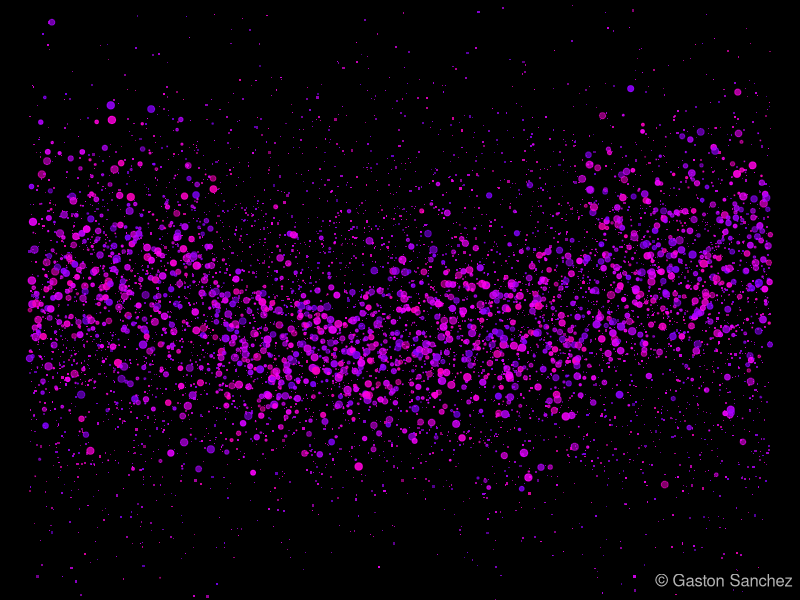

Here is the R script that generated this plot:
##################################################################################
# Title:      Purple Milky Way
# Copyright:  Copyright (c) 2012, under the Simplified BSD License
# Author:     Gaston Sanchez
# url:        www.gastonsanchez.com/projects/rtist
##################################################################################

# Don't use my working directory!
setwd("/Users/gaston/Documents/Rtist_Plots/Images")

# ========================================================================
# Purple Milky Way
# ========================================================================
# generate pairs of x-y values
x1 = 1:500
y1 = rnorm(500, .5, 2)
x2 = 501:1000
y2 = rnorm(500, -1, 1.2)
x3 = 1001:1500
y3 = rnorm(500, -.5, 1.5)
x4 = 1501:2000
y4 = rnorm(500, 1, 1.8)
# colors
mycol = hsv(runif(500,.75,.88), 1, 1, alpha=runif(500,.5,.9))

png("purple_milkyway.png", width=700, height=400)
# set graphical parameters
op = par(bg="black", mar=rep(0, 4))
# plot
plot(1:2000, c(y1,y2,y3,y4), type="n")
points(seq(1,2000,length=5000), rnorm(5000,0,3), 
       col=mycol, pch='.', cex=2.5*runif(5000))
points(x1, y1, col=mycol, pch=19, cex=runif(500))
points(x2, y2, col=mycol, pch=19, cex=runif(500))
points(x3, y3, col=mycol, pch=19, cex=runif(500))
points(x4, y4, col=mycol, pch=19, cex=runif(500))
# signature
legend("bottomright", legend="© Gaston Sanchez", bty="n", text.col="gray70")
# reset par
par(op)
dev.off()
